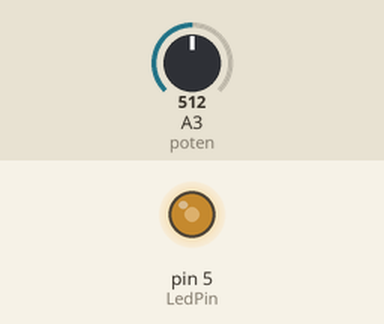
The sketch below on a simulated Arduino Nano, built with avr-gcc and run on an emulated ATmega328P. On the bench: output pins drawn as LEDs (lit = HIGH). The test bench sets the inputs (shaded band); at power-on: A3 (poten) = 512.

Above: at 1.2 s.
1.3 s: A3 (poten) set to 716
At 2.1 s:
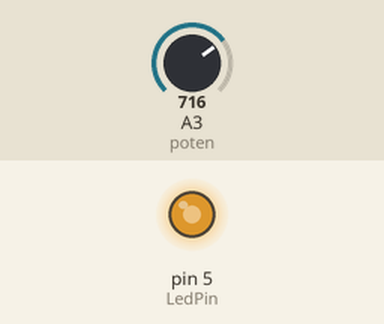
2.8 s: A3 (poten) set to 900
At 3.2 s:
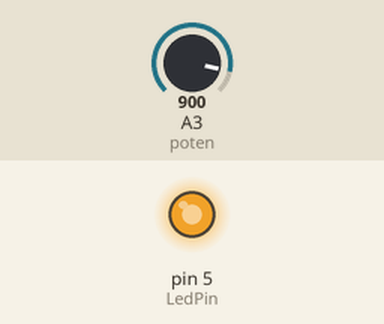
4.3 s: A3 (poten) set to 122
At 5.5 s:
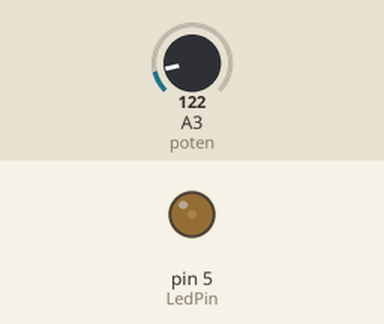
5.8 s: A3 (poten) set to 0
At 6.7 s:
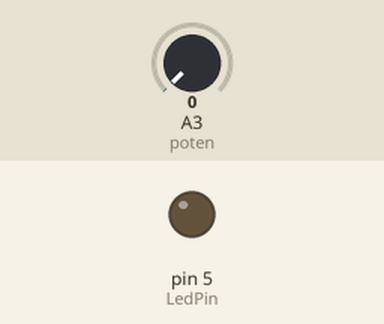
7.3 s: A3 (poten) set to 511
At 7.9 s:
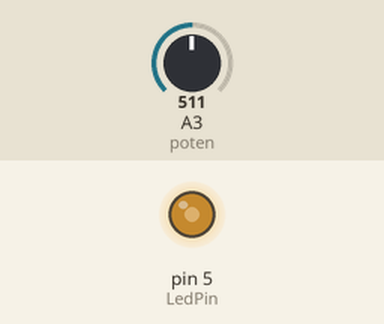
Timing chart, 0 to 9.8 s (numbered marks = the images above; inputs shaded):
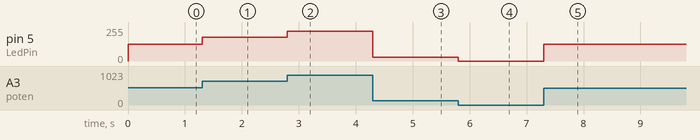

The sketch:

bright.ino
```cpp
// written by Austin Parah, April 10, 2024
// goal: "everything and nothing, nothing and everything" -- lincolin 2024
// nano FQBN: arduino:avr:nano
// Digital 2 - LED
// Aanalog 1 - potentiomiter

int LedPin = 5;
int poten = A3; // for arduino realated reasons if you want an analog pin you need to do A<number>

void setup(){
  pinMode(LedPin, OUTPUT);
  //pinMode(potentiomiter, INPUT);
}

int brightness;

void loop(){
  brightness = map(analogRead(poten), 0, 1023, 0, 255);
  analogWrite(LedPin, brightness); // works via PWM so you can do analog output on digital pins
}
```

Measured:
- after the input at 1.3 s, pin 5 (LedPin): 127/255 → 178/255 at once
- after the input at 2.8 s, pin 5 (LedPin): 178/255 → 224/255 at once
- after the input at 4.3 s, pin 5 (LedPin): 224/255 → 30/255 at once
- after the input at 5.8 s, pin 5 (LedPin): 30/255 → 0/255 at once
- after the input at 7.3 s, pin 5 (LedPin): 0/255 → 127/255 at once
